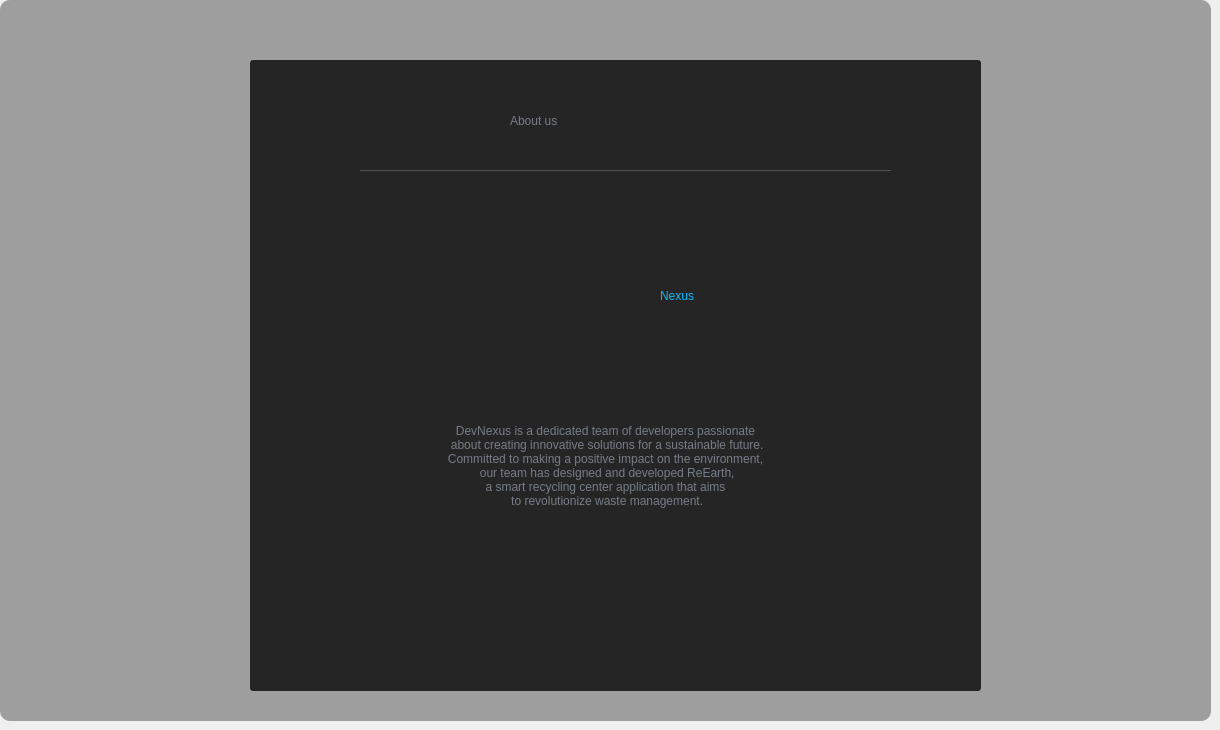
      <widget class="QWidget" name="page_9">
       <widget class="QLineEdit" name="lineEdit_45">
        <property name="geometry">
         <rect>
          <x>0</x>
          <y>0</y>
          <width>1211</width>
          <height>721</height>
         </rect>
        </property>
        <property name="styleSheet">
         <string notr="true">background-color: rgba(0, 0, 0,0.15%);
border-radius:10 ;</string>
        </property>
        <property name="readOnly">
         <bool>true</bool>
        </property>
       </widget>
       <widget class="QLineEdit" name="lineEdit_46">
        <property name="geometry">
         <rect>
          <x>0</x>
          <y>0</y>
          <width>1211</width>
          <height>721</height>
         </rect>
        </property>
        <property name="styleSheet">
         <string notr="true">border-image: url(:/new/img/img/home1.2.png);
border-radius:10 ;</string>
        </property>
        <property name="readOnly">
         <bool>true</bool>
        </property>
       </widget>
       <widget class="QLabel" name="label_108">
        <property name="geometry">
         <rect>
          <x>510</x>
          <y>80</y>
          <width>171</width>
          <height>81</height>
         </rect>
        </property>
        <property name="styleSheet">
         <string notr="true">QLabel{
background-color: rgba(0, 0, 0, 0%);
color: rgb(118, 124, 134);
font: 35px &quot;Eras Bold ITC&quot;;
}</string>
        </property>
        <property name="text">
         <string>About us</string>
        </property>
       </widget>
       <widget class="QLabel" name="label_111">
        <property name="geometry">
         <rect>
          <x>480</x>
          <y>220</y>
          <width>291</width>
          <height>121</height>
         </rect>
        </property>
        <property name="styleSheet">
         <string notr="true">image: url(:/new/logo/logo/devnexus.png);
background-color: rgba(255, 255, 255, 0%);</string>
        </property>
        <property name="text">
         <string/>
        </property>
       </widget>
       <widget class="QLabel" name="label_113">
        <property name="geometry">
         <rect>
          <x>360</x>
          <y>170</y>
          <width>531</width>
          <height>1</height>
         </rect>
        </property>
        <property name="styleSheet">
         <string notr="true">background-color: rgb(80, 84, 91);</string>
        </property>
        <property name="text">
         <string/>
        </property>
       </widget>
       <widget class="QLineEdit" name="lineEdit_54">
        <property name="geometry">
         <rect>
          <x>250</x>
          <y>60</y>
          <width>731</width>
          <height>631</height>
         </rect>
        </property>
        <property name="styleSheet">
         <string notr="true">background-color: rgba(0, 0, 0,0.3%);</string>
        </property>
        <property name="text">
         <string/>
        </property>
        <property name="readOnly">
         <bool>true</bool>
        </property>
       </widget>
       <widget class="QLabel" name="label_118">
        <property name="geometry">
         <rect>
          <x>290</x>
          <y>320</y>
          <width>631</width>
          <height>291</height>
         </rect>
        </property>
        <property name="styleSheet">
         <string notr="true">QLabel{
background-color: rgba(0, 0, 0, 0%);
color: rgb(118, 124, 134);
font: 20px &quot;Eras Bold ITC&quot;;
}</string>
        </property>
        <property name="text">
         <string>DevNexus is a dedicated team of developers passionate
 about creating innovative solutions for a sustainable future.
Committed to making a positive impact on the environment,
 our team has designed and developed ReEarth, 
a smart recycling center application that aims
 to revolutionize waste management.</string>
        </property>
        <property name="alignment">
         <set>Qt::AlignCenter</set>
        </property>
       </widget>
       <widget class="QLabel" name="label_119">
        <property name="geometry">
         <rect>
          <x>660</x>
          <y>280</y>
          <width>91</width>
          <height>31</height>
         </rect>
        </property>
        <property name="styleSheet">
         <string notr="true">QLabel{
background-color: rgba(0, 0, 0, 0%);
color: #04BBFF;
font: 20px &quot;Eras Bold ITC&quot;;
}</string>
        </property>
        <property name="text">
         <string>Nexus</string>
        </property>
       </widget>
       <zorder>lineEdit_46</zorder>
       <zorder>lineEdit_45</zorder>
       <zorder>lineEdit_54</zorder>
       <zorder>label_108</zorder>
       <zorder>label_111</zorder>
       <zorder>label_113</zorder>
       <zorder>label_118</zorder>
       <zorder>label_119</zorder>
      </widget>
